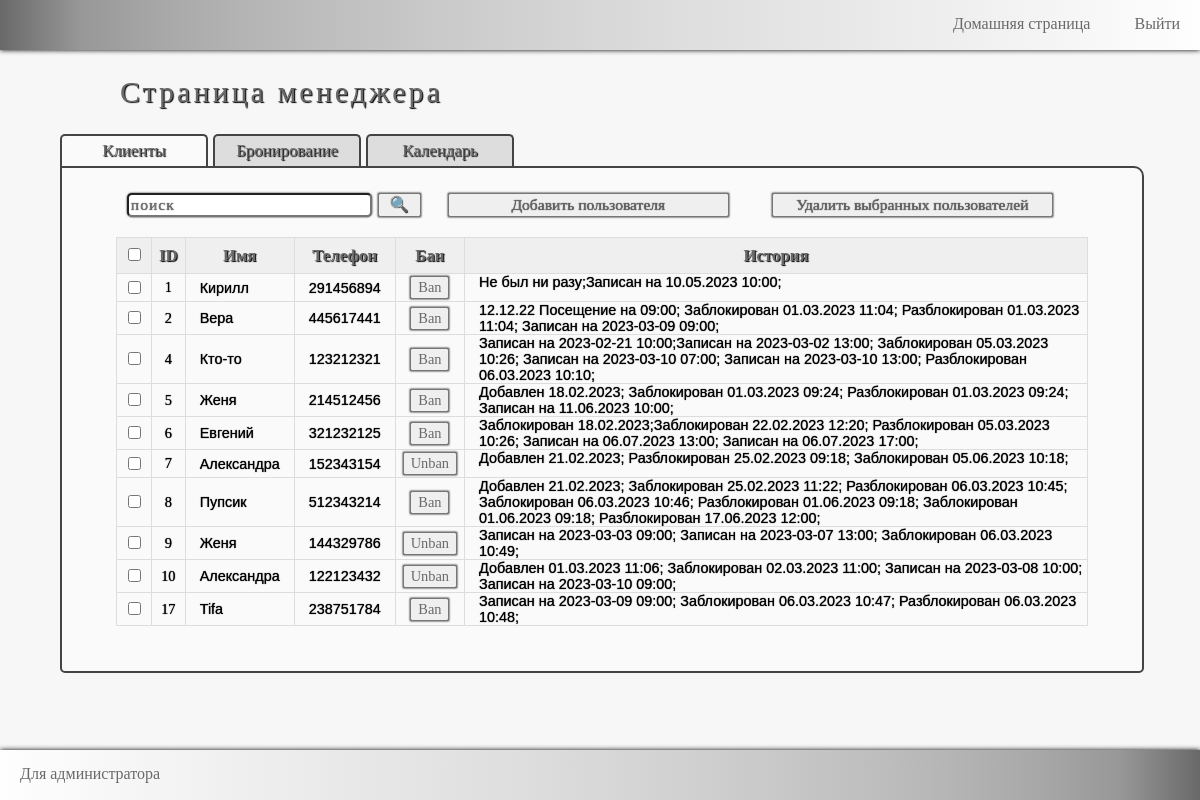
Before: /home/manager/clients_table (signed in) with the older database file.
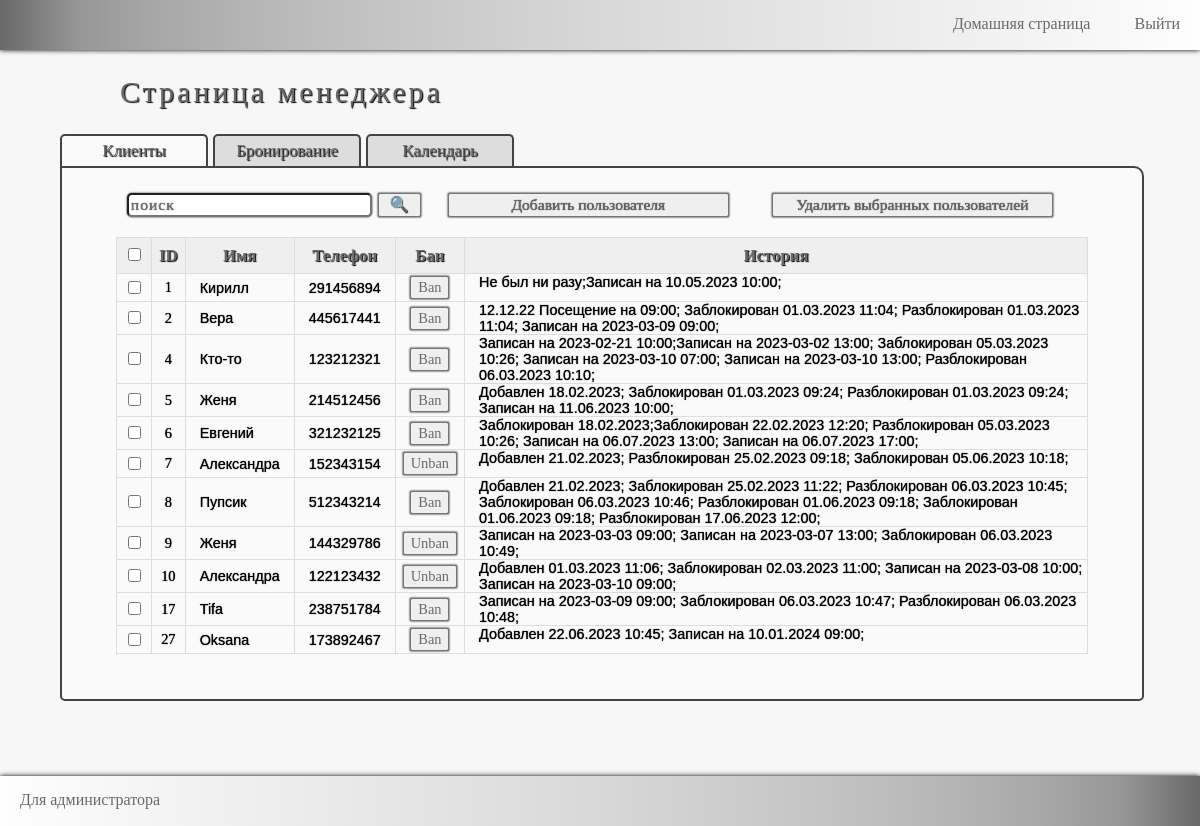
After: the same page with the newer database file.
### client/models.py (models this page shows, shortened)
class Client(models.Model):
    name = models.CharField("Имя", max_length=20)
    phone = models.IntegerField("Телефон", unique=True)
    ban = models.BooleanField()
    history = models.TextField("История клиента", blank=True)
    class Meta:
        verbose_name = "Клиент"
        verbose_name_plural = "Клиенты"

### client/views.py (the view)
# urls.py: path('manager/clients_table', views.manager_clients_table, name="manager_clients_table"),
def manager_clients_table(request: HttpRequest) -> HttpResponse:
    if not request.user.is_authenticated:
        return redirect(manager_logged_in)
    the_tittle = "База клиентов"
    clients = Client.objects.all()
    search = request.GET.get("searchClient")
    if search is not None:
        clients = Client.objects.filter(name__icontains=search). \
            union(Client.objects.filter(phone__icontains=search)). \
            union(Client.objects.filter(history__icontains=search))
    return render(request, "client/manager_clients_table.html",
                  context={"the_tittle": the_tittle, "clients": clients, })

### client/templates/client/manager_clients_table.html (shortened to what this page needs)
{% extends 'client/manager.html' %}
{% load static %}
{% block stylelink %}
<link rel="stylesheet" href="{% static 'client/css/managerstyle.css' %}">
<link rel="stylesheet" href="{% static 'client/css/mmanagerstyle.css' %}">
{% endblock %}
{% block table%}
<div class="main_manager">
    <div class="headingH1">Страница менеджера</div>
    <div class="tittleBlock" id="tittleMainBlock">Клиенты</div>
    <a href="{% url 'manager_booking_table' %}"><div class="tittleBlock">Бронирование</div></a>
    <a href="{% url 'manager_calendar' %}"><div class="tittleBlock">Календарь</div></a>
    <div id="clientsBlock">
        <input id="searchClient" name="search" placeholder="поиск" type="text"/>
        <button id="searchClientButton" onclick="toDoSearchClient()">🔍</button>
        <button id="addClientButton" onclick="changeHiddenAddClient()">Добавить пользователя</button>
        <button id="removeClientButton" onclick="removeClient()">Удалить выбранных пользователей</button>
        <br/>
        <br/>
        <div class="tableDivStyle">
            <table>
            <tr>
                <th> <input id="clients_choose" type="checkbox" onclick="onClickCheckClient(id)"/> </th>
                <th>ID</th>
                <th>Имя</th>
                <th>Телефон</th>
                <th>Бан</th>
                <th>История</th>
            </tr>
            {% for client in clients %}
            <tr>
                <td class="tableCheckClient">
                    <input id="{{client.phone}}" class="checkbox_client" type="checkbox"/>
                </td>
                <td class="tableIDClient">
                    {{client.id}}
                </td>
                <td class="tableNameClient">
                    <div id="table{{client.phone}}Name">{{client.name}}</div>
                </td>
                <td class="tableTelClient">
                    <div id="table{{client.phone}}Tel">{{client.phone}}</div>
                </td>
                <td class="tableBanClient">
                    <button onclick="changeBanClient({{client.phone}})">
                    {% if client.ban %}
                    Unban
                    {% else %}
                    Ban
                    {% endif %}
                    </button>
                </td>
                <td class="tableHistoryClient">
                    <div class="tableHistoryClient">{{client.history}}</div>
                </td>
            </tr>
            {% endfor %}
        </table>
        </div>
    </div>
</div>
{% endblock%}

Changed rows visible on the page:
added Client: id "27", name "Oksana", phone "173892467", ban "Ban", history "Добавлен 22.06.2023 10:45; Записан на 10.01.2024 09:00;"
